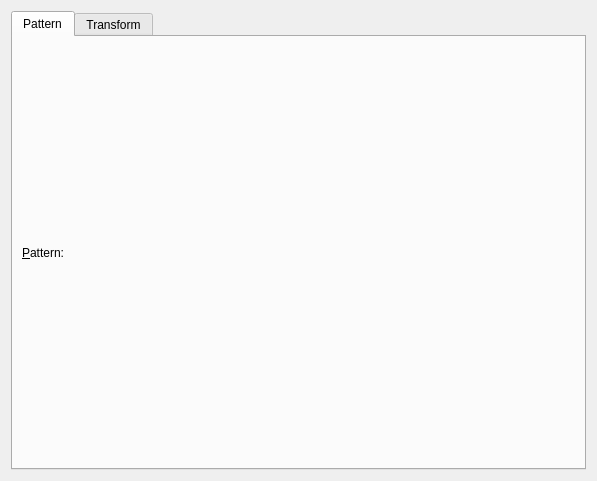
<?xml version="1.0" encoding="UTF-8"?>
<ui version="4.0">
 <class>WdgPatternOptions</class>
 <widget class="QWidget" name="WdgPatternOptions">
  <property name="geometry">
   <rect>
    <x>0</x>
    <y>0</y>
    <width>597</width>
    <height>481</height>
   </rect>
  </property>
  <layout class="QHBoxLayout" name="horizontalLayout">
   <item>
    <widget class="QTabWidget" name="tabWidget">
     <property name="currentIndex">
      <number>0</number>
     </property>
     <widget class="QWidget" name="tabPatterns">
      <attribute name="title">
       <string>Pattern</string>
      </attribute>
      <layout class="QGridLayout" name="gridLayout_2">
       <item row="0" column="0">
        <widget class="QLabel" name="lblPattern">
         <property name="text">
          <string>&amp;Pattern:</string>
         </property>
         <property name="alignment">
          <set>Qt::AlignRight|Qt::AlignTrailing|Qt::AlignVCenter</set>
         </property>
         <property name="buddy">
          <cstring>patternChooser</cstring>
         </property>
        </widget>
       </item>
       <item row="0" column="1">
        <widget class="KisPatternChooser" name="patternChooser" native="true">
         <property name="sizePolicy">
          <sizepolicy hsizetype="Expanding" vsizetype="Expanding">
           <horstretch>0</horstretch>
           <verstretch>0</verstretch>
          </sizepolicy>
         </property>
        </widget>
       </item>
      </layout>
     </widget>
     <widget class="QWidget" name="tabTransform">
      <attribute name="title">
       <string>Transform</string>
      </attribute>
      <layout class="QVBoxLayout" name="verticalLayout" stretch="0,1">
       <item>
        <layout class="QFormLayout" name="formLayout">
         <property name="horizontalSpacing">
          <number>10</number>
         </property>
         <property name="verticalSpacing">
          <number>10</number>
         </property>
         <item row="0" column="1">
          <layout class="QHBoxLayout" name="horizontalLayout_7" stretch="1,0,1">
           <property name="spacing">
            <number>5</number>
           </property>
           <item>
            <widget class="KisDoubleSliderSpinBox" name="spbScaleWidth">
             <property name="sizePolicy">
              <sizepolicy hsizetype="Minimum" vsizetype="Preferred">
               <horstretch>0</horstretch>
               <verstretch>0</verstretch>
              </sizepolicy>
             </property>
             <property name="prefix">
              <string>X: </string>
             </property>
             <property name="suffix">
              <string>%</string>
             </property>
             <property name="value">
              <double>99.989999999999995</double>
             </property>
            </widget>
           </item>
           <item>
            <widget class="KoAspectButton" name="btnLockAspectRatio" native="true"/>
           </item>
           <item>
            <widget class="KisDoubleSliderSpinBox" name="spbScaleHeight">
             <property name="sizePolicy">
              <sizepolicy hsizetype="Minimum" vsizetype="Preferred">
               <horstretch>0</horstretch>
               <verstretch>0</verstretch>
              </sizepolicy>
             </property>
             <property name="prefix">
              <string>Y: </string>
             </property>
             <property name="suffix">
              <string>%</string>
             </property>
             <property name="value">
              <double>99.989999999999995</double>
             </property>
            </widget>
           </item>
          </layout>
         </item>
         <item row="1" column="1">
          <layout class="QHBoxLayout" name="horizontalLayout_6" stretch="1,1">
           <property name="spacing">
            <number>5</number>
           </property>
           <item>
            <widget class="KisSliderSpinBox" name="spbOffsetX">
             <property name="suffix">
              <string> px</string>
             </property>
             <property name="prefix">
              <string>X: </string>
             </property>
            </widget>
           </item>
           <item>
            <widget class="KisSliderSpinBox" name="spbOffsetY">
             <property name="suffix">
              <string> px</string>
             </property>
             <property name="prefix">
              <string>Y: </string>
             </property>
            </widget>
           </item>
          </layout>
         </item>
         <item row="2" column="1">
          <layout class="QHBoxLayout" name="horizontalLayout_8" stretch="1,1">
           <item>
            <widget class="KisDoubleSliderSpinBox" name="sldShearX">
             <property name="sizePolicy">
              <sizepolicy hsizetype="MinimumExpanding" vsizetype="Preferred">
               <horstretch>0</horstretch>
               <verstretch>0</verstretch>
              </sizepolicy>
             </property>
             <property name="prefix">
              <string>X: </string>
             </property>
            </widget>
           </item>
           <item>
            <widget class="KisDoubleSliderSpinBox" name="sldShearY">
             <property name="sizePolicy">
              <sizepolicy hsizetype="MinimumExpanding" vsizetype="Preferred">
               <horstretch>0</horstretch>
               <verstretch>0</verstretch>
              </sizepolicy>
             </property>
             <property name="prefix">
              <string>Y: </string>
             </property>
            </widget>
           </item>
          </layout>
         </item>
         <item row="3" column="1">
          <layout class="QHBoxLayout" name="horizontalLayout_2" stretch="0,1">
           <property name="spacing">
            <number>0</number>
           </property>
           <item>
            <layout class="QVBoxLayout" name="verticalLayout_2">
             <property name="spacing">
              <number>10</number>
             </property>
             <item>
              <widget class="KisAngleSelector" name="angleSelectorRotationZ" native="true">
               <property name="minimumSize">
                <size>
                 <width>30</width>
                 <height>30</height>
                </size>
               </property>
              </widget>
             </item>
             <item>
              <widget class="QWidget" name="container3DRotation" native="true">
               <layout class="QVBoxLayout" name="verticalLayout_4">
                <property name="spacing">
                 <number>10</number>
                </property>
                <property name="leftMargin">
                 <number>0</number>
                </property>
                <property name="topMargin">
                 <number>0</number>
                </property>
                <property name="rightMargin">
                 <number>0</number>
                </property>
                <property name="bottomMargin">
                 <number>0</number>
                </property>
                <item>
                 <widget class="KisAngleSelector" name="angleSelectorRotationX" native="true">
                  <property name="minimumSize">
                   <size>
                    <width>30</width>
                    <height>30</height>
                   </size>
                  </property>
                 </widget>
                </item>
                <item>
                 <widget class="KisAngleSelector" name="angleSelectorRotationY" native="true">
                  <property name="minimumSize">
                   <size>
                    <width>30</width>
                    <height>30</height>
                   </size>
                  </property>
                 </widget>
                </item>
               </layout>
              </widget>
             </item>
            </layout>
           </item>
           <item>
            <spacer name="horizontalSpacer">
             <property name="orientation">
              <enum>Qt::Horizontal</enum>
             </property>
             <property name="sizeHint" stdset="0">
              <size>
               <width>40</width>
               <height>20</height>
              </size>
             </property>
            </spacer>
           </item>
          </layout>
         </item>
         <item row="0" column="0">
          <widget class="QLabel" name="label">
           <property name="text">
            <string>Size:</string>
           </property>
          </widget>
         </item>
         <item row="1" column="0">
          <widget class="QLabel" name="label_2">
           <property name="text">
            <string>Position:</string>
           </property>
          </widget>
         </item>
         <item row="2" column="0">
          <widget class="QLabel" name="label_3">
           <property name="text">
            <string>Shear:</string>
           </property>
          </widget>
         </item>
         <item row="3" column="0">
          <widget class="QLabel" name="label_4">
           <property name="text">
            <string>Rotation</string>
           </property>
          </widget>
         </item>
         <item row="4" column="0">
          <widget class="QLabel" name="label_5">
           <property name="text">
            <string>Align to Pixel Grid:</string>
           </property>
          </widget>
         </item>
         <item row="4" column="1">
          <layout class="QHBoxLayout" name="horizontalLayout_3" stretch="0,1">
           <property name="spacing">
            <number>5</number>
           </property>
           <item>
            <widget class="QCheckBox" name="checkBoxAlignToPixelGrid"/>
           </item>
           <item>
            <layout class="QVBoxLayout" name="verticalLayout_3">
             <property name="spacing">
              <number>5</number>
             </property>
             <item>
              <widget class="KisSliderSpinBox" name="sliderAlignToPixelGridX"/>
             </item>
             <item>
              <widget class="KisSliderSpinBox" name="sliderAlignToPixelGridY"/>
             </item>
            </layout>
           </item>
          </layout>
         </item>
        </layout>
       </item>
       <item>
        <spacer name="verticalSpacer">
         <property name="orientation">
          <enum>Qt::Vertical</enum>
         </property>
         <property name="sizeHint" stdset="0">
          <size>
           <width>0</width>
           <height>113</height>
          </size>
         </property>
        </spacer>
       </item>
      </layout>
     </widget>
    </widget>
   </item>
  </layout>
 </widget>
 <customwidgets>
  <customwidget>
   <class>KisDoubleSliderSpinBox</class>
   <extends>QDoubleSpinBox</extends>
   <header>kis_slider_spin_box.h</header>
   <container>1</container>
  </customwidget>
  <customwidget>
   <class>KisSliderSpinBox</class>
   <extends>QSpinBox</extends>
   <header>kis_slider_spin_box.h</header>
   <container>1</container>
  </customwidget>
  <customwidget>
   <class>KoAspectButton</class>
   <extends>QWidget</extends>
   <header>KoAspectButton.h</header>
   <container>1</container>
  </customwidget>
  <customwidget>
   <class>KisAngleSelector</class>
   <extends>QWidget</extends>
   <header location="global">KisAngleSelector.h</header>
   <container>1</container>
  </customwidget>
  <customwidget>
   <class>KisPatternChooser</class>
   <extends>QWidget</extends>
   <header location="global">kis_pattern_chooser.h</header>
   <container>1</container>
  </customwidget>
 </customwidgets>
 <resources/>
 <connections/>
</ui>
